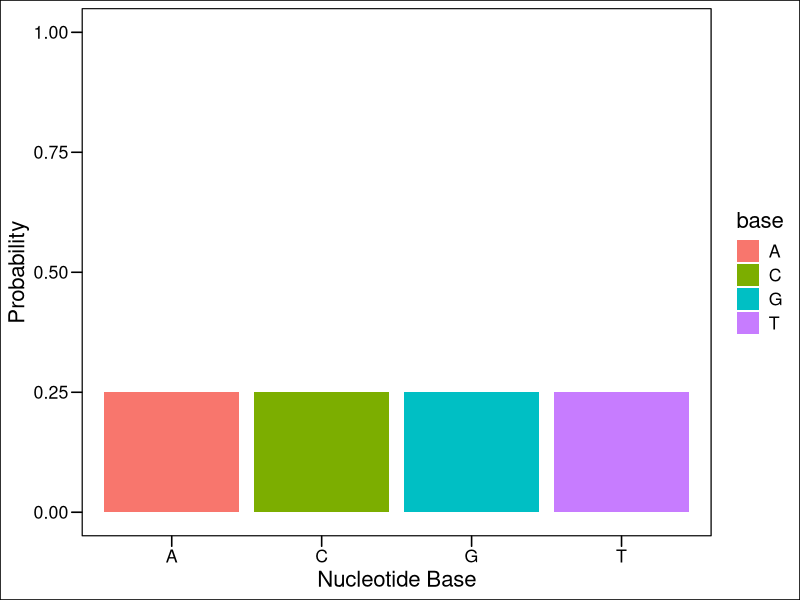
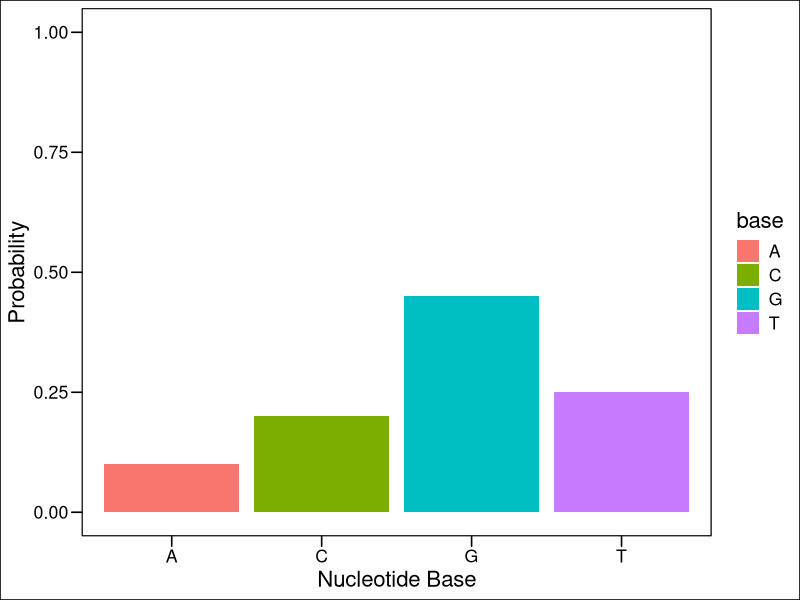
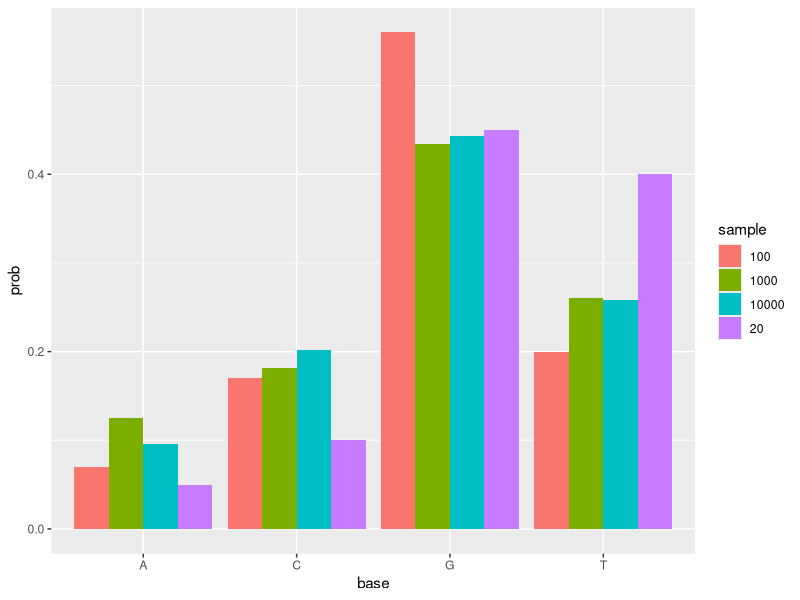

Write R code to recreate these figures, in order.
## ---- chunk 1
size_b = 1
size_sample_space = 1000
prob_b = size_b / size_sample_space

# show the result
prob_b
## ---- chunk 2
library(ggplot2)
library(ggthemes)

df <- data.frame(
  base = c("A", "C", "G", "T"),
  prob = 0.25
)

ggplot(data = df) + 
  geom_col(aes(x = base, y = prob, fill = base)) +
  ggthemes::theme_base() + 
  labs(x = "Nucleotide Base", y = "Probability") + 
  ylim(c(0,1))
## ---- chunk 3
df <- data.frame(
  base = c("A", "C", "G", "T"),
  prob = c(0.1, 0.2, 0.45, 0.25)
)

ggplot(data = df) + 
  geom_col(aes(x = base, y = prob, fill = base)) +
  ggthemes::theme_base() + 
  labs(x = "Nucleotide Base", y = "Probability") + 
  ylim(c(0,1))
## ---- chunk 4
set.seed(1234)
sample_20 <- sample(c("A", "C", "G", "T"), 
                    size = 20,
                    replace = TRUE,
                    prob = c(0.1, 0.2, 0.45, 0.25))
sample_100 <- sample(c("A", "C", "G", "T"), 
                    size = 100,
                    replace = TRUE,
                    prob = c(0.1, 0.2, 0.45, 0.25))
sample_1000 <- sample(c("A", "C", "G", "T"), 
                    size = 1000,
                    replace = TRUE,
                    prob = c(0.1, 0.2, 0.45, 0.25))
sample_10000 <- sample(c("A", "C", "G", "T"), 
                    size = 10000,
                    replace = TRUE,
                    prob = c(0.1, 0.2, 0.45, 0.25))
## ---- chunk 5
library(dplyr)

df_20 = data.frame(
  # use table()
  table(sample_20)
  ) %>% 
  # rename them to be consistent
  dplyr::rename(
    base = sample_20,
    prob = Freq
  ) %>% 
  dplyr::rowwise() %>% 
  dplyr::mutate(
    # add column to tell us how many samples were drawn
    sample = "20",
    # turn value from a count to a probability
    prob = prob/20
  )
  


df_100 = data.frame(
  # use table()
  table(sample_100)
  ) %>% 
  # rename them to be consistent
  dplyr::rename(
    base = sample_100,
    prob = Freq
  ) %>% 
  dplyr::rowwise() %>% 
  dplyr::mutate(
    # add column to tell us how many samples were drawn
    sample = "100",
    # turn value from a count to a probability
    prob = prob/100
  )

df_1000 = data.frame(
  # use table()
  table(sample_1000)
  ) %>% 
  # rename them to be consistent
  dplyr::rename(
    base = sample_1000,
    prob = Freq
  ) %>% 
  dplyr::rowwise() %>% 
  dplyr::mutate(
    # add column to tell us how many samples were drawn
    sample = "1000",
    # turn value from a count to a probability
    prob = prob/1000
  )

df_10000 = data.frame(
  # use table()
  table(sample_10000)
  ) %>% 
  # rename them to be consistent
  dplyr::rename(
    base = sample_10000,
    prob = Freq
  ) %>% 
  dplyr::rowwise() %>% 
  dplyr::mutate(
    # add column to tell us how many samples were drawn
    sample = "10000",
    # turn value from a count to a probability
    prob = prob/10000
  )
## ---- chunk 6
# join samples up 
df_all_samples = rbind(
  df_20,
  df_100,
  df_1000,
  df_10000
)

# plot the result 
ggplot() + 
  geom_bar(data = df_all_samples, 
           mapping = aes(x = base, y = prob, fill = sample),
           position = "dodge", stat = "identity")
